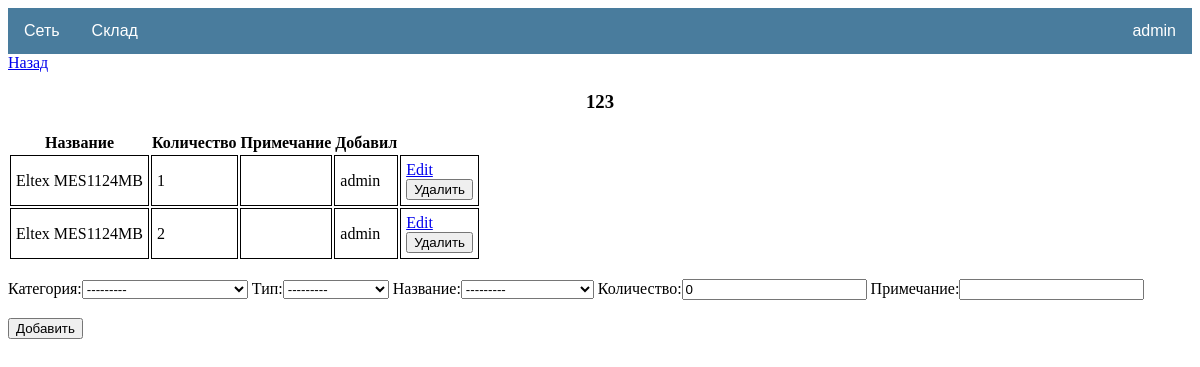
Page /storage/object/123/ (signed in) on the committed database.
### storage/models.py (models this page shows, shortened)
class Object(models.Model):
    date_create = models.DateTimeField(auto_now_add=True)
    address = models.CharField(max_length=20, blank=True, verbose_name='Адрес')
    purpose = models.CharField(max_length=20, blank=True, verbose_name='Назначение')
    note = models.CharField(max_length=50, blank=True, verbose_name='Примечание')
    slug = models.SlugField(max_length=100, unique=True, verbose_name='URL')
    class Meta:
        ordering = ['-id']

class Expense(models.Model):
    expense_user = models.ForeignKey(User, on_delete=models.CASCADE)
    expense_category = models.ForeignKey(Category, on_delete=models.CASCADE, verbose_name='Категория')
    expense_type = models.ForeignKey(Type, on_delete=models.CASCADE, verbose_name='Тип')
    expense_name = models.ForeignKey(Product, on_delete=models.CASCADE, verbose_name='Название')
    expense_quality = models.IntegerField(default=0, verbose_name='Количество')
    expense_address = models.ForeignKey(Object, on_delete=models.CASCADE)
    expense_note = models.CharField(max_length=50, blank=True, verbose_name='Примечание')

class Product(models.Model):
    category = models.ForeignKey(Category, on_delete=models.CASCADE, verbose_name='Категория')
    type = models.ForeignKey(Type, on_delete=models.CASCADE, verbose_name='Тип')
    name = models.CharField(max_length=50, unique=True, verbose_name='Название')
    quality = models.PositiveIntegerField(default=0, verbose_name='Количество')
    price = models.PositiveIntegerField(default=0, verbose_name='Цена')
    description = models.CharField(max_length=100, blank=True, verbose_name='Описание')
    slug = models.SlugField(max_length=100, unique=True, verbose_name='URL')
    def __str__(self):
        return f'{self.name}'

### storage/views.py (the view, shortened to what this page needs)
# urls.py: path('object/<slug:slug>/', ObjectDetail.as_view(), name='object_detail'),
class ObjectDetail(FormMixin, DetailView):
    model = Object
    template_name = 'storage/object_detail.html'
    context_object_name = 'object'
    form_class = ExpenseForm
    expense_status = None
    def get_context_data(self, **kwargs):
        context = super().get_context_data(**kwargs)
        context['expense_list'] = Expense.objects.filter(expense_address=Object.objects.get(
            slug=self.kwargs.get('slug')))
        return context

### storage/forms.py
class ExpenseForm(ModelForm):
    class Meta:
        model = Expense
        fields = ['expense_category', 'expense_type', 'expense_name', 'expense_quality', 'expense_note']

### storage/models.py (called while the page is built)
    def __str__(self):
        return f'{self.name}'

    def __str__(self):
        return f'{self.type_name}'

### templates/storage/object_detail.html (shortened to what this page needs)
{% extends 'default.html' %}
{% block content %}
<div>
    <a href="{% url 'object_list' %}">Назад</a>
<h3 style="text-align: center">{{ object.address }}</h3>
</div>
{%  if expense_list %}
<table>
    <tr>
        <th>
            Название
        </th>
        <th>
            Количество
        </th>
        <th>
            Примечание
        </th>
        <th>
            Добавил
        </th>
        <th>
        </th>
    </tr>
{% for expense in expense_list %}
    <tr>
        <td>
            {{ expense.expense_name }}
        </td>
        <td>
            {{ expense.expense_quality }}
        </td>
        <td>
        </td>
        <td>
            {{ expense.expense_user }}
        </td>
        <td>
            <a href="{% url 'expense_update' expense.pk %}">Edit</a>
            <form method="POST" action="{% url 'expense_delete'  expense.pk %}?next={{request.path}}">
                <input type="submit" value="Удалить">
            </form>
        </td>
    </tr>
    {% endfor %}
</table>
{%  else %}
<h1></h1>
{% endif %}
<br>
{% if user.is_authenticated %}
<div>
    <form method="POST">
        {{ form }}
        <div>
            <br>
            <button type="submit">Добавить</button>
        </div>
    </form>
</div>
{% endif %}
{% endblock content %}

### templates/default.html (shortened to what this page needs)
{% load static %}
<!DOCTYPE html>
<html lang="en" xmlns="http://www.w3.org/1999/html">
<head>
  <link href="{% static 'css/default.css'%}" rel="stylesheet">
</head>
<div class="navbar">
  <div class="dropdown">
    <button class="dropbtn">Сеть
    </button>
  </div>
  <div class="dropdown">
    <button class="dropbtn">Склад
    </button>
  </div>
  <div class="dropdown-pro">
    <button class="dropbtn-pro">{{ user.username }}
    </button>
  </div>
</div>
<body>
{% block content %}
{% endblock content %}
</body>
</html>

### static/css/default.css (style rules this page uses)
.navbar { overflow: hidden; background-color: #497c9d; font-family: Arial, Helvetica, sans-serif; }
.dropdown { float: left; overflow: hidden; }
.dropdown .dropbtn { font-size: 16px; border: none; outline: none; color: white; padding: 14px 16px; background-color: inherit; font-family: inherit; margin: 0; }
.dropdown-pro { float: right; overflow: hidden; }
.dropdown-pro .dropbtn-pro { font-size: 16px; border: none; outline: none; color: white; padding: 14px 16px; background-color: inherit; font-family: inherit; margin: 0; }
.table_default th, td { position: relative; border: 1px solid black; padding: 5px; word-wrap:break-word; }
.table_detail th, td { position: relative; border: 1px solid black; padding: 5px; word-wrap:break-word; }

### rows in the picture
Object: address "123"
Expense: expense_name "Eltex MES1124MB", expense_quality "1", expense_user "admin"
Expense: expense_name "Eltex MES1124MB", expense_quality "2", expense_user "admin"

### other values in the picture
{{ user.username }} "admin"
